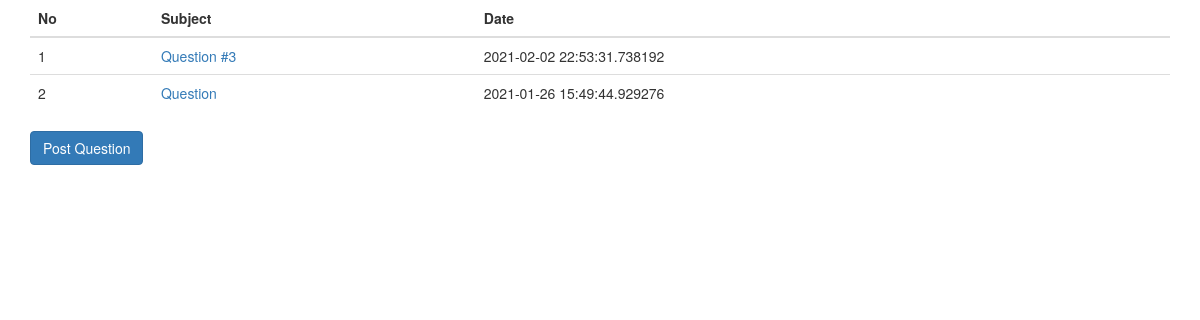
Page /question/list/ on the committed database.
### src/models/question.py (models this page shows)
class QuestionModel(db.Model):
    id = db.Column(db.Integer, primary_key=True)
    subject = db.Column(db.String(200), nullable=False)
    content = db.Column(db.Text(), nullable=False)
    created_date = db.Column(db.DateTime(), nullable=False)

### src/views/question_views.py (the view)
@bp.route("/list/")
def _list():
    question_list = QuestionModel.query.order_by(QuestionModel.created_date.desc())
    return render_template("question/question_list.html", question_list=question_list)

### src/templates/question/question_list.html
{% extends "bootstrap/base.html" %}
{% block content %}
<div class="container my-3">
  <table class="table">
    <thead>
      <tr class="thead-dark">
        <th>No</th>
        <th>Subject</th>
        <th>Date</th>
      </tr>
    </thead>
    <tbody>
      {% if question_list %} {% for question in question_list %}
      <tr>
        <td>{{ loop.index }}</td>
        <td>
          <a href="{{ url_for('question.detail', question_id=question.id) }}">
            {{ question.subject }}
          </a>
        </td>
        <td>{{ question.created_date }}</td>
      </tr>
      {% endfor %} {% else %}
      <tr>
        <td colspan="3">There are no questions.</td>
      </tr>
      {% endif %}
    </tbody>
  </table>
  <a href="{{ url_for('question.create') }}" class="btn btn-primary">Post Question</a>
</div>
{% endblock %}

### rows in the picture
QuestionModel: subject "Question #3", created_date "2021-02-02 22:53:31.738192"
QuestionModel: subject "Question", created_date "2021-01-26 15:49:44.929276"
